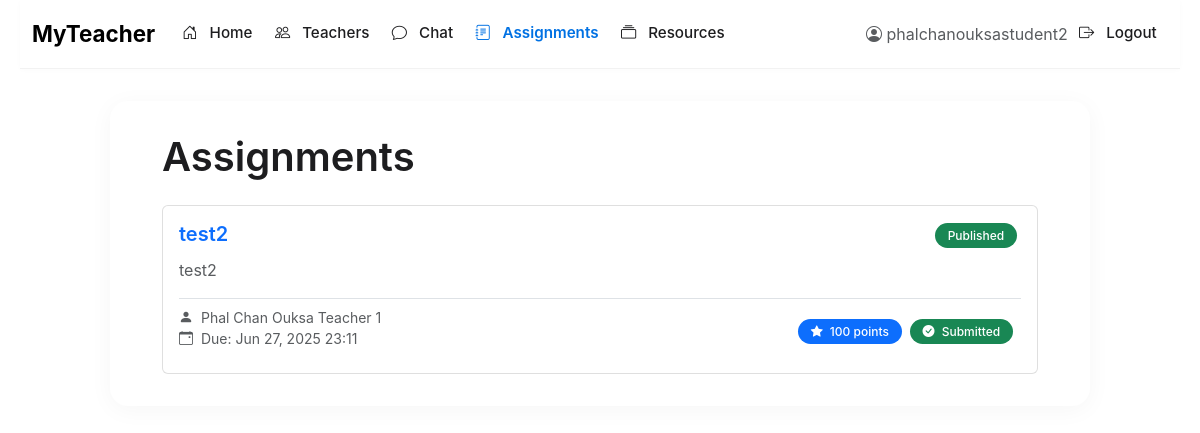
The page /assignments/ (signed in) on the database its author committed.
### assignments/models.py (models this page shows, shortened)
class Assignment(models.Model):
    title = models.CharField(max_length=200)
    description = models.TextField()
    teacher = models.ForeignKey(UserProfile, on_delete=models.CASCADE, related_name='assignments_given')
    created_at = models.DateTimeField(auto_now_add=True)
    due_date = models.DateTimeField()
    max_marks = models.PositiveIntegerField(default=100)
    is_published = models.BooleanField(default=False)
    class Meta:
        ordering = ['-created_at']
    def is_past_due(self):
        return timezone.now() > self.due_date

### accounts/models.py (models this page shows, shortened)
class UserProfile(models.Model):
    ROLE_CHOICES = (
        ('admin', 'Admin'),
        ('teacher', 'Teacher'),
        ('student', 'Student'),
    )
    user = models.OneToOneField(User, on_delete=models.CASCADE, related_name='profile')
    role = models.CharField(max_length=10, choices=ROLE_CHOICES, default='student')
    identifier = models.CharField(max_length=20, unique=True, blank=True, null=True)
    date_of_birth = models.DateField(null=True, blank=True)
    address = models.TextField(blank=True)
    phone_number = models.CharField(max_length=15, blank=True)
    joining_date = models.DateField(auto_now_add=True)

### assignments/views.py (the view)
# urls.py: path('', views.AssignmentListView.as_view(), name='assignment-list'),
class AssignmentListView(LoginRequiredMixin, ListView):
    model = Assignment
    template_name = 'assignments/assignment_list.html'
    context_object_name = 'assignments'
    def get_queryset(self):
        user = self.request.user.profile
        if user.role == 'teacher':
            return Assignment.objects.filter(teacher=user).order_by('-created_at')
        else:
            return Assignment.objects.filter(is_published=True).order_by('-created_at')

### templates/assignments/assignment_list.html (shortened to what this page needs)
{% extends 'assignments/base_assignments.html' %}
{% block assignment_content %}
<div class="d-flex justify-content-between align-items-center mb-4">
    <h1 class="mb-0">Assignments</h1>
</div>
{% if assignments %}
    <div class="row g-4">
        {% for assignment in assignments %}
            <div class="col-12">
                <div class="card assignment-card h-100">
                    <div class="card-body">
                        <div class="d-flex justify-content-between align-items-start mb-2">
                            <h5 class="card-title mb-1">
                                <a href="{% url 'assignments:assignment-detail' assignment.pk %}" class="text-decoration-none">
                                    {{ assignment.title }}
                                </a>
                            </h5>
                            <div>
                                <span class="badge {% if assignment.is_published %}bg-success{% else %}bg-warning{% endif %} me-1">
                                    {% if assignment.is_published %}Published{% else %}Draft{% endif %}
                                </span>
                            </div>
                        </div>
                        <p class="card-text text-muted mb-2">
                            {{ assignment.description|truncatewords:25 }}
                        </p>
                        <div class="d-flex flex-wrap justify-content-between align-items-center mt-3 pt-2 border-top">
                            <div class="me-3 mb-2">
                                <small class="text-muted d-block">
                                    <i class="bi bi-person-fill me-1"></i>
                                    {{ assignment.teacher.user.get_full_name }}
                                </small>
                                <small class="text-muted d-block">
                                    <i class="bi bi-calendar-event me-1"></i>
                                    Due: {{ assignment.due_date|date:"M d, Y H:i" }}
                                </small>
                            </div>
                            <div class="d-flex align-items-center">
                                <span class="badge bg-primary me-2">
                                    <i class="bi bi-star-fill me-1"></i>
                                    {{ assignment.max_marks }} points
                                </span>
                                {% if user.profile.role == 'student' %}
                                    {% with submission=assignment.submissions.first %}
                                        {% if submission %}
                                            <span class="badge bg-success me-2">
                                                <i class="bi bi-check-circle-fill me-1"></i>
                                                Submitted
                                            </span>
                                        {% endif %}
                                    {% endwith %}
                                {% endif %}
                            </div>
                        </div>
                    </div>
                </div>
            </div>
        {% endfor %}
    </div>
{% endif %}
{% endblock %}

### templates/base.html (shortened to what this page needs)
<!DOCTYPE html>
<html lang="en">
  <head>
    <link
      href="https://cdn.jsdelivr.net/npm/bootstrap@5.3.0/dist/css/bootstrap.min.css"
      rel="stylesheet"
    />
    <link
      href="https://cdn.jsdelivr.net/npm/bootstrap-icons@1.11.0/font/bootstrap-icons.css"
      rel="stylesheet"
    />
    <link
      href="https://fonts.cdnfonts.com/css/sf-pro-display"
      rel="stylesheet"
    />
  </head>
  <body>
    <div class="container">
      <nav class="navbar navbar-expand-lg navbar-light">
        <div class="container-fluid">
          <a class="navbar-brand fw-bold" href="{% url 'home' %}">MyTeacher</a>
          <div class="collapse navbar-collapse" id="navbarNav">
            <ul class="navbar-nav me-auto">
              {% if user.is_authenticated %} {% url 'home' as home_url %}
              <li class="nav-item">
                <a
                  class="nav-link {% if request.path == home_url %}active{% endif %}"
                  href="{{ home_url }}"
                >
                  <i class="bi bi-house-door"></i> Home
                </a>
              </li>
              {% url 'teacher_list' as teacher_list_url %}
              <li class="nav-item">
                <a
                  class="nav-link {% if request.path == teacher_list_url %}active{% endif %}"
                  href="{{ teacher_list_url }}"
                >
                  <i class="bi bi-people"></i> Teachers
                </a>
              </li>
              {% url 'inbox' as inbox_url %}
              <li class="nav-item">
                <a
                  class="nav-link {% if request.path == inbox_url or '/chat/' in request.path %}active{% endif %}"
                  href="{{ inbox_url }}"
                >
                  <i class="bi bi-chat"></i> Chat
                </a>
              </li>
              {% url 'assignments:assignment-list' as assignments_url %}
              <li class="nav-item">
                <a
                  class="nav-link {% if request.path == assignments_url or '/assignments/' in request.path %}active{% endif %}"
                  href="{{ assignments_url }}"
                >
                  <i class="bi bi-journal-text"></i> Assignments
                </a>
              </li>
              {% url 'resources:list' as resources_url %}
              <li class="nav-item">
                <a
                  class="nav-link {% if request.path == resources_url or '/resources/' in request.path %}active{% endif %}"
                  href="{{ resources_url }}"
                >
                  <i class="bi bi-collection"></i> Resources
                </a>
              </li>
              {% endif %}
            </ul>
            <ul class="navbar-nav ms-auto">
              {% if user.is_authenticated %}
              <li class="nav-item d-flex align-items-center">
                <span class="text-muted"
                  ><i class="bi bi-person-circle"></i> {{ user.username }}</span
                >
              </li>
              <li class="nav-item">
                <a class="nav-link" href="{% url 'logout' %}"
                  ><i class="bi bi-box-arrow-right"></i> Logout</a
                >
              </li>
              {% endif %}
            </ul>
          </div>
        </div>
      </nav>
      <div class="content">{% block content %}{% endblock %}</div>
    </div>
  </body>
</html>

### templates/base.html (style rules this page uses)
:root { --apple-white: #ffffff; --apple-light-gray: #f5f5f7; --apple-medium-gray: #86868b; --apple-dark-gray: #1d1d1f; --apple-black: #000000; --apple-blue: #0071e3; --apple-blue-hover: #0077ed; --apple-red: #ff3b30; --apple-green: #34c759; }
* { margin: 0; padding: 0; box-sizing: border-box; }
body { font-family: "SF Pro Display", -apple-system, BlinkMacSystemFont, sans-serif; background-color: var(--apple-white); color: var(--apple-dark-gray); line-height: 1.5; font-weight: 400; -webkit-font-smoothing: antialiased; -moz-osx-font-smoothing: grayscale; overflow-x: hidden; }
h1, h2, h3, h4, h5, h6 { font-weight: 600; }
.container { max-width: 1200px; padding: 0 20px; }
.content { max-width: 980px; margin: 2rem auto; padding: 2rem; background-color: var(--apple-white); border-radius: 18px; box-shadow: 0 4px 24px rgba(0, 0, 0, 0.04); transition: transform 0.3s ease, box-shadow 0.3s ease; }
.navbar { background-color: rgba(255, 255, 255, 0.8) !important; backdrop-filter: saturate(180%) blur(20px); -webkit-backdrop-filter: saturate(180%) blur(20px); border-bottom: 1px solid rgba(0, 0, 0, 0.05); box-shadow: 0 1px 6px rgba(0, 0, 0, 0.02); padding: 0.75rem 0; margin-bottom: 2rem; transition: background-color 0.3s ease; }
.navbar-brand { font-weight: 600; font-size: 1.4rem; color: var(--apple-black); transition: color 0.2s ease; }
.navbar .nav-link { color: var(--apple-dark-gray); padding: 0.5rem 1rem; font-weight: 500; font-size: 0.95rem; margin: 0 0.2rem; position: relative; }
.navbar .nav-link.active { color: var(--apple-blue); font-weight: 600; }
.navbar .nav-link i { margin-right: 0.5rem; }
.badge { border-radius: 980px; padding: 0.4rem 0.8rem; font-weight: 500; font-size: 0.75rem; }

### templates/assignments/base_assignments.html (style rules this page uses)
.assignment-card { transition: transform 0.2s, box-shadow 0.2s; border: 1px solid rgba(0, 0, 0, 0.125); }

### rows shown on the page
Assignment: title "test2", is_published "Published", description "test2", teacher.user.get_full_name "Phal Chan Ouksa Teacher 1", due_date "Jun 27, 2025 23:11", max_marks "100"

### other values the page prints
{{ user.username }} "phalchanouksastudent2"
